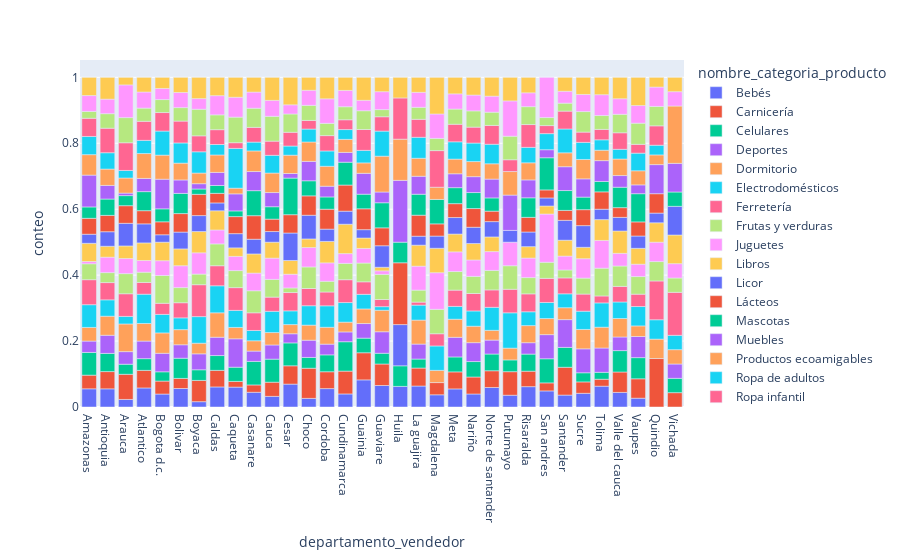

This figure's notebook cell:
### Markdown cell above
## 5. Barras apiladas normalizadas

### Code cell
#Arreglar los datos 
data_normalizada=data.groupby(["departamento_vendedor","nombre_categoria_producto"]).agg({"orden_id":"count"})
state=data.groupby(["departamento_vendedor"]).agg({"orden_id":"count"})
#Normalizar datos
data_normalizada=data_normalizada.div(state, level="departamento_vendedor").reset_index()
data_normalizada=data_normalizada.rename(columns={"orden_id":"conteo"})
fig4=px.bar(data_normalizada, x="departamento_vendedor", y="conteo", color="nombre_categoria_producto")
fig4.show()

### Figure 1 — Plotly figure (JSON) as saved in the notebook; plotly's stock layout.template omitted (floating-point values rounded to 4 significant figures)
{"data": [{"alignmentgroup": "True", "hovertemplate": "nombre_categoria_producto=Bebés <br>departamento_vendedor=%{x}<br>conteo=%{y}<extra></extra>", "legendgroup": "Bebés ", "marker": {"color": "#636efa", "pattern": {"shape": ""}}, "name": "Bebés ", "offsetgroup": "Bebés ", "orientation": "v", "showlegend": true, "textposition": "auto", "type": "bar", "x": ["Amazonas", "Antioquia", "Arauca", "Atlantico", "Bogota d.c.", "Bolivar", "Boyaca", "Caldas", "Caqueta", "Casanare", "Cauca", "Cesar", "Choco", "Cordoba", "Cundinamarca", "Guainia", "Guaviare", "Huila", "La guajira", "Magdalena", "Meta", "Nariño", "Norte de santander", "Putumayo", "Risaralda", "San andres", "Santander", "Sucre", "Tolima", "Valle del cauca", "Vaupes"], "xaxis": "x", "y": [0.05517, 0.0551, 0.0229, 0.05778, 0.03933, 0.05612, 0.01613, 0.06085, 0.06034, 0.04464, 0.03226, 0.06944, 0.02614, 0.05581, 0.0396, 0.08228, 0.06522, 0.0625, 0.06364, 0.03704, 0.05485, 0.03947, 0.0592, 0.03571, 0.06173, 0.04878, 0.03614, 0.04152, 0.06316, 0.04425, 0.02674], "yaxis": "y"}, {"alignmentgroup": "True", "hovertemplate": "nombre_categoria_producto=Carnicería<br>departamento_vendedor=%{x}<br>conteo=%{y}<extra></extra>", "legendgroup": "Carnicería", "marker": {"color": "#EF553B", "pattern": {"shape": ""}}, "name": "Carnicería", "offsetgroup": "Carnicería", "orientation": "v", "showlegend": true, "textposition": "auto", "type": "bar", "x": ["Amazonas", "Antioquia", "Arauca", "Atlantico", "Bogota d.c.", "Bolivar", "Boyaca", "Caldas", "Caqueta", "Casanare", "Cauca", "Cesar", "Choco", "Cordoba", "Cundinamarca", "Guainia", "Guaviare", "La guajira", "Magdalena", "Meta", "Nariño", "Norte de santander", "Putumayo", "Quindio", "Risaralda", "San andres", "Santander", "Sucre", "Tolima", "Valle del cauca", "Vaupes", "Vichada"], "xaxis": "x", "y": [0.04138, 0.05234, 0.07634, 0.05333, 0.03933, 0.03061, 0.06452, 0.05026, 0.01724, 0.02232, 0.04301, 0.05556, 0.0915, 0.05116, 0.06931, 0.08228, 0.06522, 0.05455, 0.03704, 0.05167, 0.05154, 0.05074, 0.07143, 0.1471, 0.04691, 0.02439, 0.08434, 0.0346, 0.02105, 0.06195, 0.05882, 0.04348], "yaxis": "y"}, {"alignmentgroup": "True", "hovertemplate": "nombre_categoria_producto=Celulares<br>departamento_vendedor=%{x}<br>conteo=%{y}<extra></extra>", "legendgroup": "Celulares", "marker": {"color": "#00cc96", "pattern": {"shape": ""}}, "name": "Celulares", "offsetgroup": "Celulares", "orientation": "v", "showlegend": true, "textposition": "auto", "type": "bar", "x": ["Amazonas", "Antioquia", "Arauca", "Atlantico", "Bogota d.c.", "Bolivar", "Boyaca", "Caldas", "Caqueta", "Casanare", "Cauca", "Cesar", "Choco", "Cordoba", "Cundinamarca", "Guainia", "Guaviare", "Huila", "La guajira", "Meta", "Nariño", "Norte de santander", "Putumayo", "Risaralda", "San andres", "Santander", "Sucre", "Tolima", "Valle del cauca", "Vaupes", "Vichada"], "xaxis": "x", "y": [0.06897, 0.0551, 0.03053, 0.03556, 0.02809, 0.06122, 0.03226, 0.04497, 0.0431, 0.07143, 0.06989, 0.06944, 0.03268, 0.05116, 0.08911, 0.0443, 0.03261, 0.0625, 0.02727, 0.04531, 0.04688, 0.05074, 0.03571, 0.05185, 0.07317, 0.06024, 0.02768, 0.02105, 0.0649, 0.06417, 0.04348], "yaxis": "y"}, {"alignmentgroup": "True", "hovertemplate": "nombre_categoria_producto=Deportes<br>departamento_vendedor=%{x}<br>conteo=%{y}<extra></extra>", "legendgroup": "Deportes", "marker": {"color": "#ab63fa", "pattern": {"shape": ""}}, "name": "Deportes", "offsetgroup": "Deportes", "orientation": "v", "showlegend": true, "textposition": "auto", "type": "bar", "x": ["Amazonas", "Antioquia", "Arauca", "Atlantico", "Bogota d.c.", "Bolivar", "Boyaca", "Caldas", "Caqueta", "Casanare", "Cauca", "Cesar", "Choco", "Cordoba", "Cundinamarca", "Guainia", "Guaviare", "La guajira", "Meta", "Nariño", "Norte de santander", "Risaralda", "San andres", "Santander", "Sucre", "Tolima", "Valle del cauca", "Vaupes", "Vichada"], "xaxis": "x", "y": [0.03448, 0.0551, 0.03817, 0.05333, 0.05618, 0.04082, 0.04839, 0.05556, 0.08621, 0.03125, 0.04301, 0.02778, 0.05229, 0.03256, 0.0297, 0.0443, 0.06522, 0.04545, 0.05962, 0.05729, 0.04228, 0.03457, 0.07317, 0.08434, 0.07266, 0.07368, 0.0413, 0.06417, 0.04348], "yaxis": "y"}, {"alignmentgroup": "True", "hovertemplate": "nombre_categoria_producto=Dormitorio<br>departamento_vendedor=%{x}<br>conteo=%{y}<extra></extra>", "legendgroup": "Dormitorio", "marker": {"color": "#FFA15A", "pattern": {"shape": ""}}, "name": "Dormitorio", "offsetgroup": "Dormitorio", "orientation": "v", "showlegend": true, "textposition": "auto", "type": "bar", "x": ["Amazonas", "Antioquia", "Arauca", "Atlantico", "Bogota d.c.", "Bolivar", "Boyaca", "Caldas", "Caqueta", "Casanare", "Cauca", "Cesar", "Choco", "Cordoba", "Cundinamarca", "Guainia", "Guaviare", "La guajira", "Magdalena", "Meta", "Nariño", "Norte de santander", "Putumayo", "Quindio", "Risaralda", "San andres", "Santander", "Sucre", "Tolima", "Valle del cauca", "Vaupes", "Vichada"], "xaxis": "x", "y": [0.04138, 0.05785, 0.08397, 0.05333, 0.0618, 0.04592, 0.03226, 0.07407, 0.03448, 0.03125, 0.03763, 0.02778, 0.04575, 0.05116, 0.0297, 0.0443, 0.06522, 0.07273, 0.03704, 0.05485, 0.04989, 0.0296, 0.03571, 0.05882, 0.05185, 0.04878, 0.03614, 0.05882, 0.06316, 0.05605, 0.03209, 0.04348], "yaxis": "y"}, {"alignmentgroup": "True", "hovertemplate": "nombre_categoria_producto=Electrodomésticos<br>departamento_vendedor=%{x}<br>conteo=%{y}<extra></extra>", "legendgroup": "Electrodomésticos", "marker": {"color": "#19d3f3", "pattern": {"shape": ""}}, "name": "Electrodomésticos", "offsetgroup": "Electrodomésticos", "orientation": "v", "showlegend": true, "textposition": "auto", "type": "bar", "x": ["Amazonas", "Antioquia", "Arauca", "Atlantico", "Bogota d.c.", "Bolivar", "Boyaca", "Caldas", "Caqueta", "Casanare", "Cauca", "Cesar", "Choco", "Cordoba", "Cundinamarca", "Guainia", "Guaviare", "La guajira", "Magdalena", "Meta", "Nariño", "Norte de santander", "Putumayo", "Quindio", "Risaralda", "San andres", "Santander", "Sucre", "Tolima", "Valle del cauca", "Vaupes", "Vichada"], "xaxis": "x", "y": [0.06897, 0.04959, 0.0229, 0.08889, 0.05618, 0.03571, 0.08065, 0.08201, 0.05172, 0.03125, 0.06452, 0.04167, 0.05882, 0.06512, 0.05941, 0.0443, 0.01087, 0.04545, 0.07407, 0.03895, 0.04633, 0.06977, 0.1071, 0.05882, 0.04198, 0.04878, 0.04217, 0.05536, 0.07368, 0.05015, 0.05882, 0.04348], "yaxis": "y"}, {"alignmentgroup": "True", "hovertemplate": "nombre_categoria_producto=Ferretería<br>departamento_vendedor=%{x}<br>conteo=%{y}<extra></extra>", "legendgroup": "Ferretería", "marker": {"color": "#FF6692", "pattern": {"shape": ""}}, "name": "Ferretería", "offsetgroup": "Ferretería", "orientation": "v", "showlegend": true, "textposition": "auto", "type": "bar", "x": ["Amazonas", "Antioquia", "Arauca", "Atlantico", "Bogota d.c.", "Bolivar", "Boyaca", "Caldas", "Caqueta", "Casanare", "Cauca", "Cesar", "Choco", "Cordoba", "Cundinamarca", "Guainia", "Guaviare", "La guajira", "Magdalena", "Meta", "Nariño", "Norte de santander", "Putumayo", "Quindio", "Risaralda", "San andres", "Santander", "Sucre", "Tolima", "Valle del cauca", "Vaupes", "Vichada"], "xaxis": "x", "y": [0.07586, 0.05234, 0.0687, 0.03556, 0.03371, 0.04592, 0.09677, 0.06085, 0.06897, 0.05357, 0.04301, 0.05556, 0.05229, 0.04186, 0.06931, 0.03797, 0.02174, 0.009091, 0.03704, 0.04928, 0.05291, 0.05285, 0.07143, 0.1176, 0.05432, 0.07317, 0.04819, 0.0519, 0.02105, 0.0472, 0.03743, 0.1304], "yaxis": "y"}, {"alignmentgroup": "True", "hovertemplate": "nombre_categoria_producto=Frutas y verduras<br>departamento_vendedor=%{x}<br>conteo=%{y}<extra></extra>", "legendgroup": "Frutas y verduras", "marker": {"color": "#B6E880", "pattern": {"shape": ""}}, "name": "Frutas y verduras", "offsetgroup": "Frutas y verduras", "orientation": "v", "showlegend": true, "textposition": "auto", "type": "bar", "x": ["Amazonas", "Antioquia", "Arauca", "Atlantico", "Bogota d.c.", "Bolivar", "Boyaca", "Caldas", "Caqueta", "Casanare", "Cauca", "Cesar", "Choco", "Cordoba", "Cundinamarca", "Guainia", "Guaviare", "La guajira", "Magdalena", "Meta", "Nariño", "Norte de santander", "Putumayo", "Quindio", "Risaralda", "San andres", "Santander", "Sucre", "Tolima", "Valle del cauca", "Vaupes", "Vichada"], "xaxis": "x", "y": [0.04828, 0.0303, 0.06107, 0.03111, 0.08427, 0.04592, 0.03226, 0.06614, 0.05172, 0.06696, 0.05376, 0.01389, 0.06536, 0.03256, 0.0495, 0.05696, 0.07609, 0.03636, 0.07407, 0.05644, 0.05181, 0.0592, 0.07143, 0.05882, 0.04938, 0.04878, 0.0241, 0.04844, 0.08421, 0.06195, 0.05348, 0.04348], "yaxis": "y"}, {"alignmentgroup": "True", "hovertemplate": "nombre_categoria_producto=Juguetes<br>departamento_vendedor=%{x}<br>conteo=%{y}<extra></extra>", "legendgroup": "Juguetes", "marker": {"color": "#FF97FF", "pattern": {"shape": ""}}, "name": "Juguetes", "offsetgroup": "Juguetes", "orientation": "v", "showlegend": true, "textposition": "auto", "type": "bar", "x": ["Amazonas", "Antioquia", "Arauca", "Atlantico", "Bogota d.c.", "Bolivar", "Boyaca", "Caldas", "Caqueta", "Casanare", "Cauca", "Cesar", "Choco", "Cordoba", "Cundinamarca", "Guainia", "Guaviare", "La guajira", "Magdalena", "Meta", "Nariño", "Norte de santander", "Putumayo", "Quindio", "Risaralda", "San andres", "Santander", "Sucre", "Tolima", "Valle del cauca", "Vaupes", "Vichada"], "xaxis": "x", "y": [0.006897, 0.04683, 0.0458, 0.03556, 0.04494, 0.06633, 0.06452, 0.04233, 0.0431, 0.05357, 0.06452, 0.04167, 0.05882, 0.05581, 0.0297, 0.0443, 0.01087, 0.07273, 0.1111, 0.05962, 0.04989, 0.05708, 0.07143, 0.05882, 0.05926, 0.1463, 0.04217, 0.05882, 0.08421, 0.03835, 0.03743, 0.04348], "yaxis": "y"}, {"alignmentgroup": "True", "hovertemplate": "nombre_categoria_producto=Libros<br>departamento_vendedor=%{x}<br>conteo=%{y}<extra></extra>", "legendgroup": "Libros", "marker": {"color": "#FECB52", "pattern": {"shape": ""}}, "name": "Libros", "offsetgroup": "Libros", "orientation": "v", "showlegend": true, "textposition": "auto", "type": "bar", "x": ["Amazonas", "Antioquia", "Arauca", "Atlantico", "Bogota d.c.", "Bolivar", "Boyaca", "Caldas", "Caqueta", "Casanare", "Cauca", "Cesar", "Choco", "Cordoba", "Cundinamarca", "Guainia", "Guaviare", "La guajira", "Magdalena", "Meta", "Nariño", "Norte de santander", "Quindio", "Risaralda", "San andres", "Santander", "Sucre", "Tolima", "Valle del cauca", "Vaupes", "Vichada"], "xaxis": "x", "y": [0.05517, 0.03306, 0.03817, 0.05333, 0.05618, 0.05102, 0.06452, 0.0582, 0.02586, 0.05804, 0.04839, 0.04167, 0.02614, 0.06512, 0.08911, 0.03165, 0.01087, 0.06364, 0.07407, 0.05405, 0.04989, 0.0444, 0.05882, 0.03457, 0.02439, 0.04819, 0.0346, 0.06316, 0.06785, 0.04813, 0.08696], "yaxis": "y"}, {"alignmentgroup": "True", "hovertemplate": "nombre_categoria_producto=Licor<br>departamento_vendedor=%{x}<br>conteo=%{y}<extra></extra>", "legendgroup": "Licor", "marker": {"color": "#636efa", "pattern": {"shape": ""}}, "name": "Licor", "offsetgroup": "Licor", "orientation": "v", "showlegend": true, "textposition": "auto", "type": "bar", "x": ["Amazonas", "Antioquia", "Arauca", "Atlantico", "Bogota d.c.", "Bolivar", "Boyaca", "Caldas", "Caqueta", "Casanare", "Cauca", "Cesar", "Choco", "Cordoba", "Cundinamarca", "Guainia", "Guaviare", "Huila", "La guajira", "Magdalena", "Meta", "Nariño", "Norte de santander", "Putumayo", "Quindio", "Risaralda", "San andres", "Santander", "Sucre", "Tolima", "Valle del cauca", "Vaupes", "Vichada"], "xaxis": "x", "y": [0.02759, 0.04408, 0.0687, 0.05778, 0.02247, 0.05102, 0.04839, 0.02381, 0.0431, 0.04464, 0.03226, 0.08333, 0.0719, 0.03721, 0.0396, 0.02532, 0.06522, 0.125, 0.02727, 0.03704, 0.05008, 0.04934, 0.04651, 0.03571, 0.02941, 0.04444, 0.02439, 0.06024, 0.06574, 0.03158, 0.0413, 0.03743, 0.08696], "yaxis": "y"}, {"alignmentgroup": "True", "hovertemplate": "nombre_categoria_producto=Lácteos<br>departamento_vendedor=%{x}<br>conteo=%{y}<extra></extra>", "legendgroup": "Lácteos", "marker": {"color": "#EF553B", "pattern": {"shape": ""}}, "name": "Lácteos", "offsetgroup": "Lácteos", "orientation": "v", "showlegend": true, "textposition": "auto", "type": "bar", "x": ["Amazonas", "Antioquia", "Arauca", "Atlantico", "Bogota d.c.", "Bolivar", "Boyaca", "Caldas", "Caqueta", "Casanare", "Cauca", "Cesar", "Choco", "Cordoba", "Cundinamarca", "Guainia", "Guaviare", "Huila", "La guajira", "Magdalena", "Meta", "Nariño", "Norte de santander", "Quindio", "Risaralda", "San andres", "Santander", "Sucre", "Tolima", "Valle del cauca", "Vaupes"], "xaxis": "x", "y": [0.04828, 0.04959, 0.05344, 0.04, 0.03933, 0.05612, 0.06452, 0.0291, 0.05172, 0.07143, 0.03763, 0.05556, 0.05882, 0.06047, 0.07921, 0.06329, 0.05435, 0.1875, 0.06364, 0.03704, 0.04213, 0.05674, 0.03171, 0.05882, 0.04444, 0.02439, 0.03012, 0.04844, 0.05263, 0.0295, 0.04278], "yaxis": "y"}, {"alignmentgroup": "True", "hovertemplate": "nombre_categoria_producto=Mascotas<br>departamento_vendedor=%{x}<br>conteo=%{y}<extra></extra>", "legendgroup": "Mascotas", "marker": {"color": "#00cc96", "pattern": {"shape": ""}}, "name": "Mascotas", "offsetgroup": "Mascotas", "orientation": "v", "showlegend": true, "textposition": "auto", "type": "bar", "x": ["Amazonas", "Antioquia", "Arauca", "Atlantico", "Bogota d.c.", "Bolivar", "Boyaca", "Caldas", "Caqueta", "Casanare", "Cauca", "Cesar", "Choco", "Cordoba", "Cundinamarca", "Guainia", "Guaviare", "Huila", "La guajira", "Magdalena", "Meta", "Nariño", "Norte de santander", "Risaralda", "San andres", "Santander", "Sucre", "Tolima", "Valle del cauca", "Vaupes", "Vichada"], "xaxis": "x", "y": [0.03448, 0.04959, 0.03053, 0.05778, 0.03933, 0.06122, 0.01613, 0.02381, 0.01724, 0.07589, 0.03763, 0.1111, 0.04575, 0.03721, 0.06931, 0.0443, 0.07609, 0.0625, 0.06364, 0.07407, 0.04849, 0.04852, 0.04017, 0.05926, 0.09756, 0.06024, 0.03806, 0.03158, 0.06195, 0.08556, 0.04348], "yaxis": "y"}, {"alignmentgroup": "True", "hovertemplate": "nombre_categoria_producto=Muebles<br>departamento_vendedor=%{x}<br>conteo=%{y}<extra></extra>", "legendgroup": "Muebles", "marker": {"color": "#ab63fa", "pattern": {"shape": ""}}, "name": "Muebles", "offsetgroup": "Muebles", "orientation": "v", "showlegend": true, "textposition": "auto", "type": "bar", "x": ["Amazonas", "Antioquia", "Arauca", "Atlantico", "Bogota d.c.", "Bolivar", "Boyaca", "Caldas", "Caqueta", "Casanare", "Cauca", "Cesar", "Choco", "Cordoba", "Cundinamarca", "Guainia", "Guaviare", "Huila", "La guajira", "Meta", "Nariño", "Norte de santander", "Putumayo", "Quindio", "Risaralda", "San andres", "Santander", "Sucre", "Tolima", "Valle del cauca", "Vaupes", "Vichada"], "xaxis": "x", "y": [0.09655, 0.04132, 0.007634, 0.04, 0.08989, 0.04082, 0.01613, 0.03968, 0.05172, 0.05804, 0.04301, 0.01389, 0.05882, 0.03256, 0.0297, 0.06329, 0.03261, 0.1875, 0.05455, 0.04213, 0.04825, 0.05708, 0.1071, 0.08824, 0.05432, 0.02439, 0.07229, 0.05536, 0.06316, 0.0354, 0.02674, 0.08696], "yaxis": "y"}, {"alignmentgroup": "True", "hovertemplate": "nombre_categoria_producto=Productos ecoamigables<br>departamento_vendedor=%{x}<br>conteo=%{y}<extra></extra>", "legendgroup": "Productos ecoamigables", "marker": {"color": "#FFA15A", "pattern": {"shape": ""}}, "name": "Productos ecoamigables", "offsetgroup": "Productos ecoamigables", "orientation": "v", "showlegend": true, "textposition": "auto", "type": "bar", "x": ["Amazonas", "Antioquia", "Arauca", "Atlantico", "Bogota d.c.", "Bolivar", "Boyaca", "Caldas", "Caqueta", "Casanare", "Cauca", "Cesar", "Choco", "Cordoba", "Cundinamarca", "Guainia", "Guaviare", "Huila", "La guajira", "Magdalena", "Meta", "Nariño", "Norte de santander", "Putumayo", "Quindio", "Risaralda", "Santander", "Sucre", "Tolima", "Valle del cauca", "Vaupes", "Vichada"], "xaxis": "x", "y": [0.06207, 0.04959, 0.0458, 0.07556, 0.07303, 0.05102, 0.03226, 0.05291, 0.01724, 0.0625, 0.05914, 0.05556, 0.05882, 0.06047, 0.0396, 0.03165, 0.1087, 0.125, 0.05455, 0.03704, 0.04452, 0.04578, 0.04651, 0.07143, 0.02941, 0.05185, 0.04217, 0.05882, 0.03158, 0.05015, 0.04278, 0.1739], "yaxis": "y"}, {"alignmentgroup": "True", "hovertemplate": "nombre_categoria_producto=Ropa de adultos<br>departamento_vendedor=%{x}<br>conteo=%{y}<extra></extra>", "legendgroup": "Ropa de adultos", "marker": {"color": "#19d3f3", "pattern": {"shape": ""}}, "name": "Ropa de adultos", "offsetgroup": "Ropa de adultos", "orientation": "v", "showlegend": true, "textposition": "auto", "type": "bar", "x": ["Amazonas", "Antioquia", "Arauca", "Atlantico", "Bogota d.c.", "Bolivar", "Boyaca", "Caldas", "Caqueta", "Casanare", "Cauca", "Cesar", "Choco", "Cordoba", "Cundinamarca", "Guainia", "Guaviare", "La guajira", "Meta", "Nariño", "Norte de santander", "Quindio", "Risaralda", "San andres", "Santander", "Sucre", "Tolima", "Valle del cauca", "Vaupes"], "xaxis": "x", "y": [0.05517, 0.04959, 0.0229, 0.04, 0.07303, 0.06122, 0.06452, 0.03175, 0.1207, 0.02679, 0.05376, 0.02778, 0.03922, 0.04651, 0.0297, 0.03797, 0.07609, 0.06364, 0.05246, 0.0562, 0.0592, 0.02941, 0.04691, 0.04878, 0.07229, 0.0519, 0.03158, 0.0295, 0.05348], "yaxis": "y"}, {"alignmentgroup": "True", "hovertemplate": "nombre_categoria_producto=Ropa infantil<br>departamento_vendedor=%{x}<br>conteo=%{y}<extra></extra>", "legendgroup": "Ropa infantil", "marker": {"color": "#FF6692", "pattern": {"shape": ""}}, "name": "Ropa infantil", "offsetgroup": "Ropa infantil", "orientation": "v", "showlegend": true, "textposition": "auto", "type": "bar", "x": ["Amazonas", "Antioquia", "Arauca", "Atlantico", "Bogota d.c.", "Bolivar", "Boyaca", "Caldas", "Caqueta", "Casanare", "Cauca", "Cesar", "Choco", "Cordoba", "Cundinamarca", "Guainia", "Guaviare", "Huila", "La guajira", "Magdalena", "Meta", "Nariño", "Norte de santander", "Putumayo", "Quindio", "Risaralda", "San andres", "Santander", "Sucre", "Tolima", "Valle del cauca", "Vaupes"], "xaxis": "x", "y": [0.05517, 0.07438, 0.08397, 0.05778, 0.05618, 0.06633, 0.04839, 0.04497, 0.01724, 0.04464, 0.04301, 0.04167, 0.02614, 0.04651, 0.0297, 0.06329, 0.04348, 0.125, 0.05455, 0.1111, 0.05326, 0.04825, 0.05708, 0.03571, 0.05882, 0.06914, 0.02439, 0.05422, 0.03114, 0.03158, 0.05015, 0.02674], "yaxis": "y"}, {"alignmentgroup": "True", "hovertemplate": "nombre_categoria_producto=Salud<br>departamento_vendedor=%{x}<br>conteo=%{y}<extra></extra>", "legendgroup": "Salud", "marker": {"color": "#B6E880", "pattern": {"shape": ""}}, "name": "Salud", "offsetgroup": "Salud", "orientation": "v", "showlegend": true, "textposition": "auto", "type": "bar", "x": ["Amazonas", "Antioquia", "Arauca", "Atlantico", "Bogota d.c.", "Bolivar", "Boyaca", "Caldas", "Caqueta", "Casanare", "Cauca", "Cesar", "Choco", "Cordoba", "Cundinamarca", "Guainia", "Guaviare", "La guajira", "Magdalena", "Meta", "Nariño", "Norte de santander", "Putumayo", "Quindio", "Risaralda", "San andres", "Santander", "Sucre", "Tolima", "Valle del cauca", "Vaupes"], "xaxis": "x", "y": [0.02069, 0.04408, 0.07634, 0.04, 0.03933, 0.04082, 0.08065, 0.04497, 0.07759, 0.05804, 0.07527, 0.05556, 0.04575, 0.03721, 0.0396, 0.05696, 0.02174, 0.03636, 0.03704, 0.0461, 0.04934, 0.04017, 0.07143, 0.05882, 0.05432, 0.02439, 0.0241, 0.06228, 0.04211, 0.05605, 0.06417], "yaxis": "y"}, {"alignmentgroup": "True", "hovertemplate": "nombre_categoria_producto=Tarjetas regalo<br>departamento_vendedor=%{x}<br>conteo=%{y}<extra></extra>", "legendgroup": "Tarjetas regalo", "marker": {"color": "#FF97FF", "pattern": {"shape": ""}}, "name": "Tarjetas regalo", "offsetgroup": "Tarjetas regalo", "orientation": "v", "showlegend": true, "textposition": "auto", "type": "bar", "x": ["Amazonas", "Antioquia", "Arauca", "Atlantico", "Bogota d.c.", "Bolivar", "Boyaca", "Caldas", "Caqueta", "Casanare", "Cauca", "Cesar", "Choco", "Cordoba", "Cundinamarca", "Guainia", "Guaviare", "La guajira", "Magdalena", "Meta", "Nariño", "Norte de santander", "Putumayo", "Quindio", "Risaralda", "San andres", "Santander", "Sucre", "Tolima", "Valle del cauca", "Vaupes", "Vichada"], "xaxis": "x", "y": [0.04828, 0.04408, 0.09924, 0.04889, 0.03371, 0.04592, 0.03226, 0.0582, 0.06034, 0.04911, 0.04839, 0.02778, 0.04575, 0.07442, 0.0495, 0.03165, 0.05435, 0.04545, 0.07407, 0.0461, 0.04797, 0.04863, 0.1071, 0.05882, 0.04198, 0.122, 0.03614, 0.0519, 0.06316, 0.0472, 0.05348, 0.04348], "yaxis": "y"}, {"alignmentgroup": "True", "hovertemplate": "nombre_categoria_producto=Tecnología<br>departamento_vendedor=%{x}<br>conteo=%{y}<extra></extra>", "legendgroup": "Tecnología", "marker": {"color": "#FECB52", "pattern": {"shape": ""}}, "name": "Tecnología", "offsetgroup": "Tecnología", "orientation": "v", "showlegend": true, "textposition": "auto", "type": "bar", "x": ["Amazonas", "Antioquia", "Arauca", "Atlantico", "Bogota d.c.", "Bolivar", "Boyaca", "Caldas", "Caqueta", "Casanare", "Cauca", "Cesar", "Choco", "Cordoba", "Cundinamarca", "Guainia", "Guaviare", "Huila", "La guajira", "Magdalena", "Meta", "Nariño", "Norte de santander", "Putumayo", "Quindio", "Risaralda", "Santander", "Sucre", "Tolima", "Valle del cauca", "Vaupes", "Vichada"], "xaxis": "x", "y": [0.05517, 0.06612, 0.0229, 0.04444, 0.03371, 0.04592, 0.06452, 0.05556, 0.06034, 0.04464, 0.06989, 0.08333, 0.03922, 0.06512, 0.0396, 0.06962, 0.04348, 0.0625, 0.04545, 0.1111, 0.05008, 0.05373, 0.05708, 0.07143, 0.02941, 0.04691, 0.04217, 0.0519, 0.05263, 0.0649, 0.08556, 0.04348], "yaxis": "y"}], "layout": {"barmode": "relative", "legend": {"title": {"text": "nombre_categoria_producto"}, "tracegroupgap": 0}, "margin": {"t": 60}, "xaxis": {"anchor": "y", "domain": [0, 1], "title": {"text": "departamento_vendedor"}}, "yaxis": {"anchor": "x", "domain": [0, 1], "title": {"text": "conteo"}}}}
